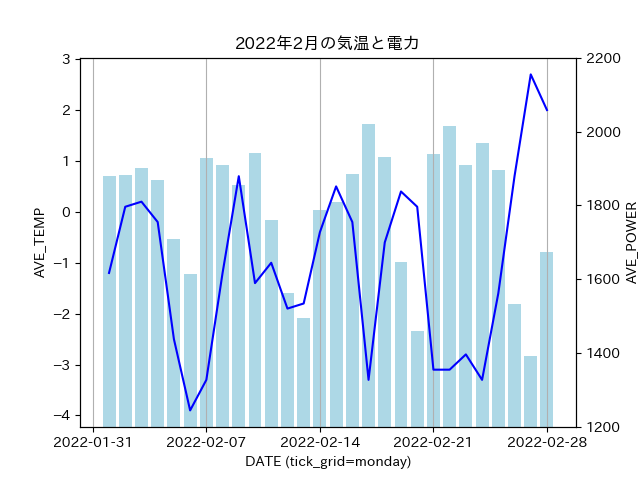

This chart was generated by the following Python code:
import pandas as pd
import glob
import numpy as np
import datetime


# 電力　
date_list = []
ave_power_list = []
week_name_list = []

# csv呼び出し、必要な行と列の抽出
for i in glob.glob("*_power_usage*"):
    df = pd.read_csv(i,encoding='ANSI', header=9, usecols=[0,1,2])
    df = df.iloc[0:24]
    
    # date_list作成
    df["DATE"] = pd.to_datetime(df["DATE"], errors="coerce") #csvを読み込むときにdatetimeにできなかったのでここで行う
    date_list.append(df.iat[0,0]) # iatで任意の位置を取得
    
    # 1日の平均を計算してave_result_list作成
    df['当日実績(万kW)'] = df['当日実績(万kW)'].astype(int) # '当日実績(万kW)'を文字列から数値へ変換
    ave_power_list.append(df['当日実績(万kW)'].mean()) # 1日の平均
    ave_power_list = list(np.round(ave_power_list,2)) # 小数第二位まで表記

df_ave_power = pd.DataFrame({'DATE':date_list,'AVE_POWER':ave_power_list})

# 気温　CSV呼び出し、必要な行と列の抽出
df_ave_temp = pd.read_csv('Hotaka_temp_202202.csv',encoding='ANSI', header=3, usecols=[0,1], skiprows=[4], parse_dates=['年月日'])
df_ave_temp = df_ave_temp.rename(columns={'年月日': 'DATE','平均気温(℃)':'AVE_TEMP'})

# DataFrameの結合
df_ave_power_temp = pd.merge(df_ave_temp, df_ave_power)
print(df_ave_power_temp)



import matplotlib.pyplot as plt
import japanize_matplotlib
from matplotlib.dates import MO, TU, WE, TH, FR, SA, SU
import matplotlib.dates as mdates

df_ave_power_temp = df_ave_power_temp.set_index('DATE')

fig, ax1 = plt.subplots()
ax2 = ax1.twinx() # 二つのグラフを書く指令

# 折れ線グラフを出力
ax1.plot(df_ave_power_temp["AVE_TEMP"], linestyle="solid",color="b")
ax1.set_ylabel('AVE_TEMP')

# 棒グラフを出力
ax2.bar(df_ave_power_temp.index, height=df_ave_power_temp["AVE_POWER"], align="center", color="lightblue", linewidth=0)
ax2.set_ylabel('AVE_POWER')
ax2.set_ylim(1200,2200) # Y軸の目盛指定

# 時間軸目盛を月曜日のみ表示
locator = mdates.WeekdayLocator(byweekday=(MO))
ax1.xaxis.set_major_locator(locator)
ax1.grid(axis='x')
ax1.set_xlabel('DATE (tick_grid=monday)')

# グラフの見せ方調整
ax1.set_zorder(2) # 線グラフax1を再前面へ
ax2.set_zorder(1)
ax1.patch.set_alpha(0) # 線グラフax1のバックの透過性
plt.title('2022年2月の気温と電力')

# グラフをpngに保存
plt.savefig("temp_power_graph.png")

plt.show()